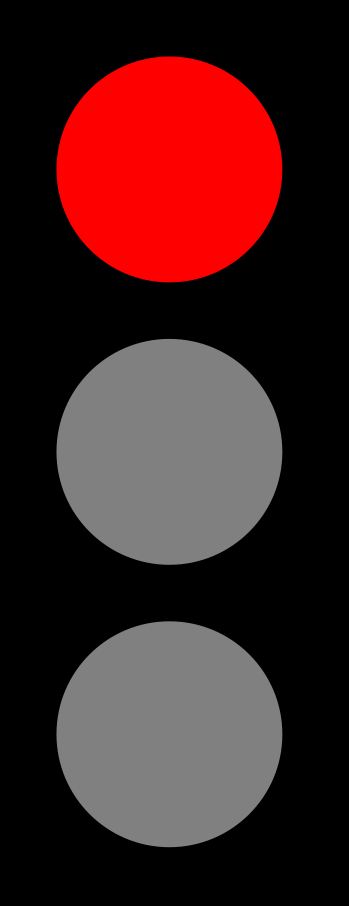
#> input picture B.3.2.a/1.png, 349 x 906 px
$ python B.3.2.a.py
#> lines starting #> are read from the running program, lines starting #| are printed output that depends on the picture; after the words box and inside, x2 and y2 are one past the last pixel; in counts of white or black regions, pixels touching at a corner belong together
"""
THIS PROGRAM ATTEMPTS TO CLASSIFY SIGNALS. FIRST WE READ THE IMAGES AND CONVERT THEM TO HSV.THEN WE APPLY A MASK TO IDENTIFY
REGIONS OF EACH IMAGE IN THE SAME HSV RANGE OF REG,YELLOW AND GREEN. THEN USING THE BITWISE AND FUNCTION WE RESTORE THE ORIGINAL COLOR .
SO AFTER APPLYING THE THREE MASKS ON THE THREE IMAGES WE CAN IDENTIFY THE SIGNAL BASED ON THE OUTPUT AS ONLY COMMON OVERLAP REGIONS
ARE SHOWN IN COLOR.
"""
import cv2
import numpy as np

image1 = cv2.imread('1.png')
#> image1 is the input picture: shape (906, 349, 3); mean B, G, R 32.4, 32.4, 64.8
image2 = cv2.imread('2.png')
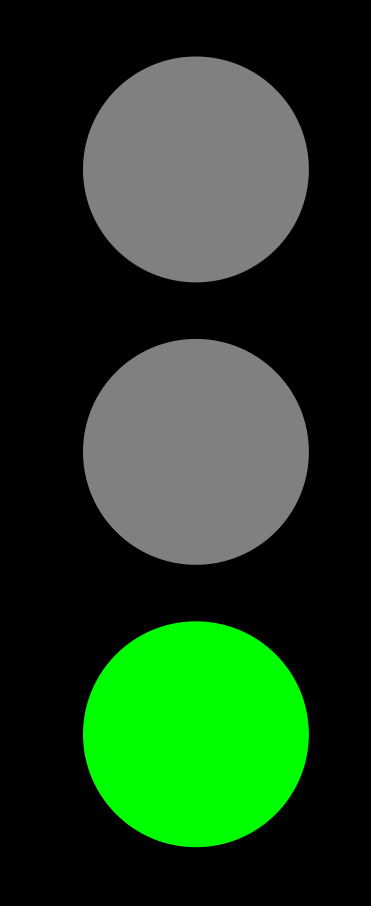
#> input picture B.3.2.a/2.png, 371 x 906 px
#> image2 is the input picture: shape (906, 371, 3); mean B, G, R 30.5, 60.9, 30.5
image3 = cv2.imread('3.png')
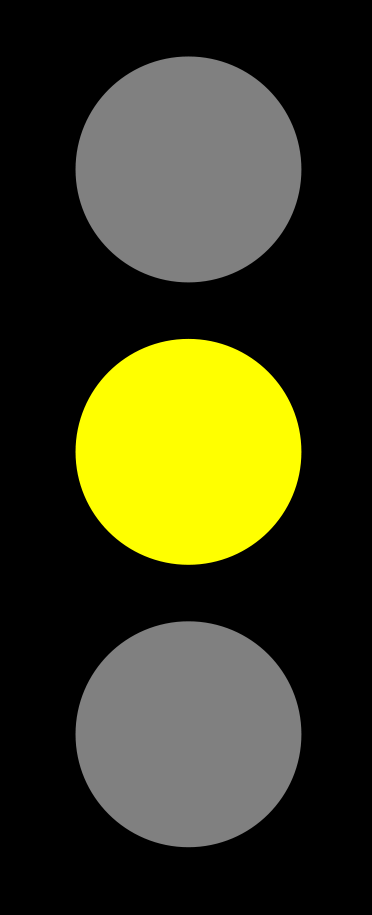
#> input picture B.3.2.a/3.png, 372 x 915 px
#> image3 is the input picture: shape (915, 372, 3); mean B, G, R 30.1, 60.2, 60.2

hsv1 = cv2.cvtColor(image1, cv2.COLOR_BGR2HSV)
#> hsv1: shape (906, 349, 3); mean H, S, V 0, 32.7, 64.8
hsv2 = cv2.cvtColor(image2, cv2.COLOR_BGR2HSV)
#> hsv2: shape (906, 371, 3); mean H, S, V 7.2, 30.7, 60.9
hsv3 = cv2.cvtColor(image3, cv2.COLOR_BGR2HSV)
#> hsv3: shape (915, 372, 3); mean H, S, V 3.6, 30.3, 60.2

#red mask
lower_range_red = np.array([0,100,100])
upper_range_red = np.array([5,255,255])

mask_red_1= cv2.inRange(hsv1, lower_range_red, upper_range_red)
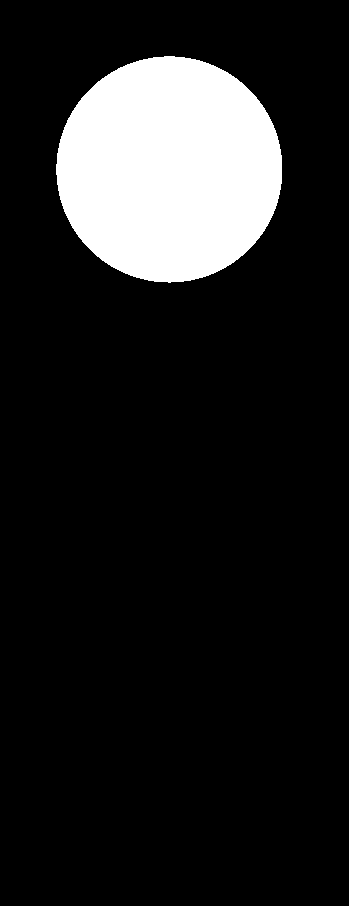
#> mask_red_1: shape (906, 349); 12.7% white; 1 white region, box (x1, y1, x2, y2) and area: (56, 56, 282, 283) 40132
mask_red_2= cv2.inRange(hsv2, lower_range_red, upper_range_red)
#> mask_red_2: shape (906, 371); every value is 0
mask_red_3= cv2.inRange(hsv3, lower_range_red, upper_range_red)
#> mask_red_3: shape (915, 372); every value is 0

red_mask_1=cv2.bitwise_and(image1,image1,mask=mask_red_1)
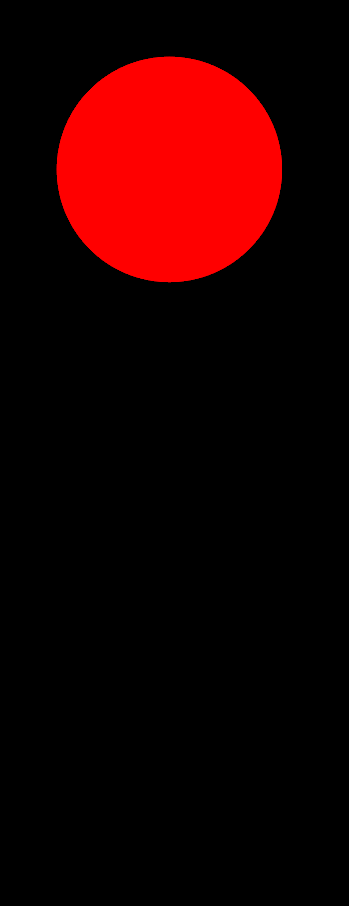
#> red_mask_1: shape (906, 349, 3); mean B, G, R 0, 0, 32.3
red_mask_2=cv2.bitwise_and(image2,image2,mask=mask_red_2)
#> red_mask_2: shape (906, 371, 3); every value is 0
red_mask_3=cv2.bitwise_and(image3,image3,mask=mask_red_3)
#> red_mask_3: shape (915, 372, 3); every value is 0

cv2.imshow('red mask 1',red_mask_1)
cv2.imshow('red mask 2',red_mask_2)
cv2.imshow('red mask 3',red_mask_3)

#green mask
lower_range_green = np.array([55,100,100])
upper_range_green = np.array([65,255,255])

mask_green_1= cv2.inRange(hsv1, lower_range_green, upper_range_green)
#> mask_green_1: shape (906, 349); every value is 0
mask_green_2= cv2.inRange(hsv2, lower_range_green, upper_range_green)
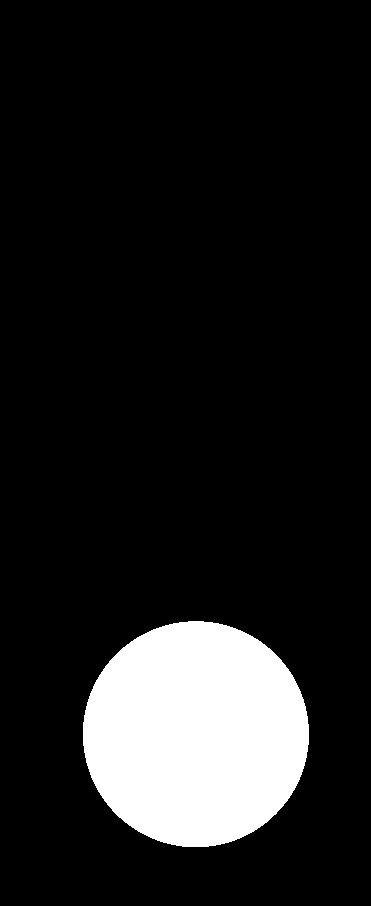
#> mask_green_2: shape (906, 371); 11.9% white; 1 white region, box (x1, y1, x2, y2) and area: (83, 621, 309, 847) 40151
mask_green_3= cv2.inRange(hsv3, lower_range_green, upper_range_green)

green_mask_1=cv2.bitwise_and(image1,image1,mask=mask_green_1)
#> green_mask_1: shape (906, 349, 3); every value is 0
green_mask_2=cv2.bitwise_and(image2,image2,mask=mask_green_2)
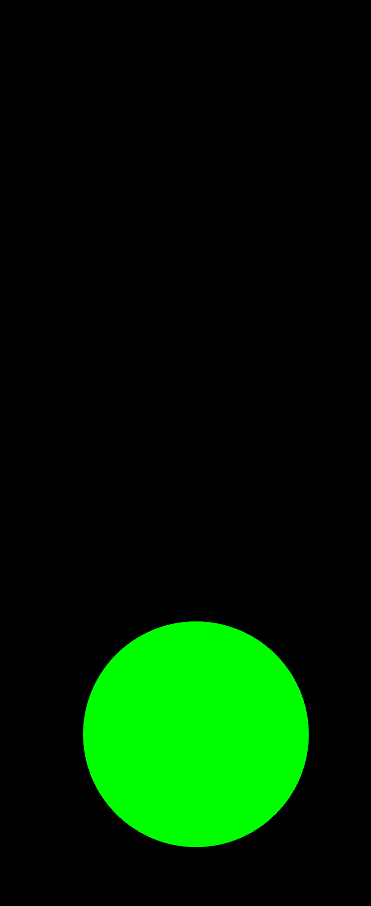
#> green_mask_2: shape (906, 371, 3); mean B, G, R 0, 30.4, 0
green_mask_3=cv2.bitwise_and(image3,image3,mask=mask_green_3)

cv2.imshow('green mask 1',green_mask_1)
cv2.imshow('green mask 2',green_mask_2)
cv2.imshow('green mask 3',green_mask_3)

#yellow mask
lower_range_yellow = np.array([30,100,100])
upper_range_yellow = np.array([35,255,255])

mask_yellow_1= cv2.inRange(hsv1, lower_range_yellow, upper_range_yellow)
mask_yellow_2= cv2.inRange(hsv2, lower_range_yellow, upper_range_yellow)
mask_yellow_3= cv2.inRange(hsv3, lower_range_yellow, upper_range_yellow)
#> mask_yellow_3: shape (915, 372); 11.8% white; 1 white region, box (x1, y1, x2, y2) and area: (75, 339, 302, 565) 40151

yellow_mask_1=cv2.bitwise_and(image1,image1,mask=mask_yellow_1)
yellow_mask_2=cv2.bitwise_and(image2,image2,mask=mask_yellow_2)
yellow_mask_3=cv2.bitwise_and(image3,image3,mask=mask_yellow_3)
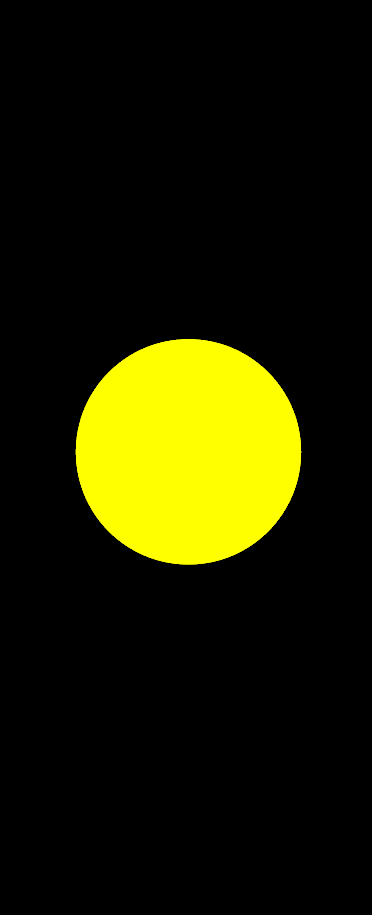
#> yellow_mask_3: shape (915, 372, 3); mean B, G, R 0, 30, 30

cv2.imshow('yellow mask 1',yellow_mask_1)
cv2.imshow('yellow mask 2',yellow_mask_2)
cv2.imshow('yellow mask 3',yellow_mask_3)

cv2.waitKey(0)
cv2.destroyAllWindows()
